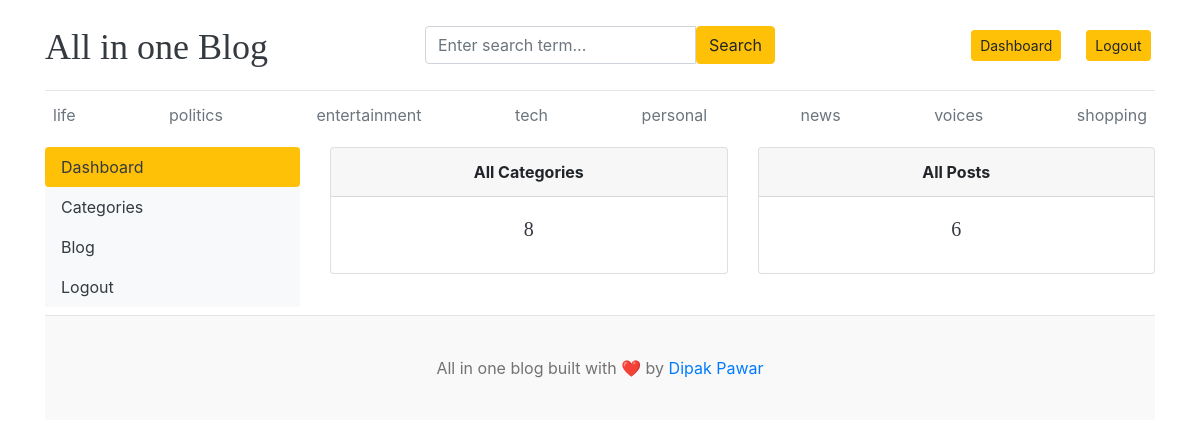
The page /dashboard/ (signed in) on the database its author committed.
### blog_app/models.py (models this page shows)
class Category(models.Model):
    name = models.CharField(max_length=50, unique=True)
    created_at = models.DateTimeField(auto_now_add=True)
    updated_at = models.DateTimeField(auto_now=True)
    class Meta:
        verbose_name_plural = "categories"
    def __str__(self):
        return self.name

### dashboard/views.py (the view)
# urls.py: path("", Dashboard.as_view(), name="dashboard"),
@method_decorator(login_required, name="dispatch")
class Dashboard(View):
    def get(self, request):
        cat_count = Category.objects.all().count()
        post_count = Blog.objects.all().count()
        return render(
            request,
            "dashboard/dashboard.html",
            {"total_tags": cat_count, "total_posts": post_count},
        )

### blog_app/context_processors.py (called while the page is built)
def get_categories(request):
    categories = Category.objects.all()
    social_apps = SocialLink.objects.all()
    return dict(
        tags=categories, social_apps=social_apps
    )  # This function only return the dictionary

### templates/dashboard/dashboard.html
{% extends 'base.html' %}
{% block body_block %}
<div class="row">
    {% include 'dashboard/sidebar.html' %}
    <div class="col-md-9">
        <div class="row">
            <div class="col">
                <div class="card border-default mb-3">
                    <div class="card-header text-center test-uppercase font-weight-bold">All Categories</div>
                        <div class="card-body text-dark">
                            <h5 class="card-title text-center">{{total_tags}}</h5>
                        </div>
                </div>
            </div>
            <div class="col">
                <div class="card border-default mb-3">
                    <div class="card-header text-center test-uppercase font-weight-bold">All Posts</div>
                        <div class="card-body text-dark">
                            <h5 class="card-title text-center">{{total_posts}}</h5>
                        </div>
                </div>
            </div>
        </div>
    </div>
</div>
{% endblock %}

### templates/base.html (shortened to what this page needs)
{% load static %}
<!DOCTYPE html>
<html lang="en">
<head>
    <link href="https://getbootstrap.com/docs/4.0/dist/css/bootstrap.min.css" rel="stylesheet">
    <link href="{% static 'css/blog.css' %}" rel="stylesheet">
  </head>
<body>
    <div class="container">
        <header class="blog-header py-3">
          <div class="row flex-nowrap justify-content-between align-items-center">
            <div class="col-4 pt-1">
              <a class="blog-header-logo text-dark" href="/">All in one Blog</a>
            </div>
            <div class="col-4">
              <form action="{% url 'search_category' %}" method="GET">
                <div class="input-group">
                  <input class="form-control" name="keyword" type="text" placeholder="Enter search term..." aria-label="Enter search term..." aria-describedby="button-search" />
                  <button class="btn btn-warning" id="button-search" type="submit">Search</button>
              </div>
              </form>
            </div>
            <div class="col-4 d-flex justify-content-end align-items-center">
              {% if not user.is_authenticated %}
                <a class="btn btn-sm btn-warning" href="{% url 'login_user' %}">Login</a> &nbsp;
                <a class="btn btn-sm btn-outline-secondary" href="{% url 'register_user' %}">Register</a>
              {% else %}
            <a class="btn btn-sm btn-warning" href="{% url 'dashboard' %}">Dashboard </a>&nbsp;
              <a class="btn btn-sm btn-warning" href="{% url 'logout_user' %}">Logout</a> &nbsp;
              {% endif %}
            </div>
          </div>
        </header>
        <div class="nav-scroller py-1 mb-2">
          <nav class="nav d-flex justify-content-between">
            {% for tag in tags %}
                <a class="p-2 text-muted" href="{% url 'post_by_category' tag.id %}">{{tag}}</a>
            {% endfor%}
          </nav>
        </div>
    {% block body_block %}{% endblock %}
<footer class="blog-footer mt-2">
    <p>All in one blog built with ❤️ by <a href="#">Dipak Pawar</a></p>
</footer>
</body>
</html>

### all_in_one_blog/static/css/blog.css (style rules this page uses)
.blog-header { border-bottom: 1px solid #e5e5e5; }
.blog-header-logo { font-family: "Playfair Display", Georgia, "Times New Roman", serif; font-size: 2.25rem; }
h1, h2, h3, h4, h5, h6 { font-family: "Playfair Display", Georgia, "Times New Roman", serif; }
.blog-footer { padding: 2.5rem 0; color: #727272; text-align: center; background-color: #f9f9f9; border-top: .05rem solid #e5e5e5; }
.blog-footer p:last-child { margin-bottom: 0; }

### rows shown on the page
Category: name "life"
Category: name "politics"
Category: name "entertainment"
Category: name "tech"
Category: name "personal"
Category: name "news"
Category: name "voices"
Category: name "shopping"

### other values the page prints
{{ total_tags }} "8"
{{ total_posts }} "6"
